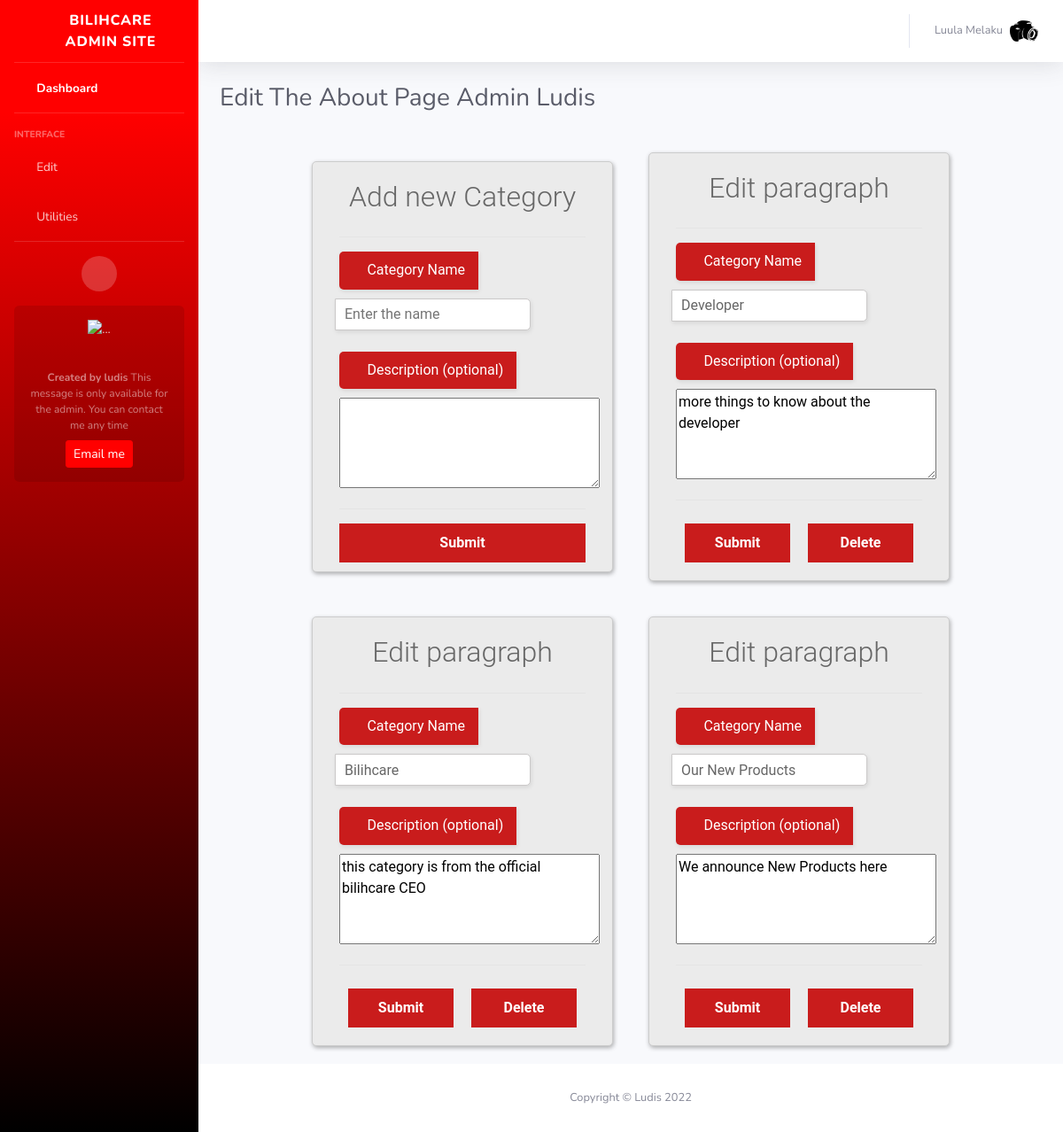
The page /admin-page/blog/category (signed in) on the database its author committed.
### repair/models.py (models this page shows, shortened)
class Webpack(models.Model):
    name = models.CharField(max_length=255,null=True,blank=True)
    icon = models.ImageField(null=True)
    email = models.EmailField(null=True,blank=True)
    tiktok = models.CharField(max_length=2555,null=True,blank=True)
    instagram = models.CharField(max_length=2555,null=True,blank=True)
    facebook = models.CharField(max_length=2555,null=True,blank=True)
    telegram = models.CharField(max_length=2555,null=True,blank=True)
    whatsup = models.CharField(max_length=2555,null=True,blank=True)
    youtube = models.CharField(max_length=2555,null=True,blank=True)
    twitter = models.CharField(max_length=2555,null=True,blank=True)
    address = models.CharField(max_length=255,null=True,blank=True)
    phone = models.CharField(max_length=255,null=True,blank=True)

class Profile(models.Model):
    user = models.OneToOneField(User,null=True,on_delete=models.CASCADE)
    phone = models.CharField(max_length=255,null=True,blank=True)
    profile_pic = models.ImageField(null=True,blank=True,upload_to="media/upload")
    is_manager = models.BooleanField(default=False)

class Category(models.Model):
    name = models.CharField(null=True,blank=True,max_length=255)
    disc = models.TextField(null=True,blank=True,max_length=300)
    date = models.DateTimeField(default=datetime.now(), blank=True)

### repair/views.py (the view, shortened to what this page needs)
# urls.py: path('admin-page/blog/category',views.cat_edit, name='cat_edit'),
@login_required(login_url='login')
def cat_edit(request):
    User = request.user
    web = Webpack.objects.get(id=1)
    ab = Category.objects.all()
    pp = Profile.objects.get(user=User.id)
    prob = Model.objects.all()
    context = {
        'web':web,
        'prob':prob,
        'User':User,
        'ab':ab,
        'pp':pp
    }
    return render(request,"admin-page/cat-edit.html",context)

### repair/templates/admin-page/cat-edit.html (shortened to what this page needs)
{% extends 'admin-page/base.html' %}
{% block main %}
 <div class="d-sm-flex align-items-center justify-content-between mb-4">
    <h1 class="h3 mb-0 text-gray-800">Edit The About Page Admin {{User.username}}</h1>
</div>
<div id="main-container">
  <div class="elts">
    <div class="main-block">
      <h1>Add new Category</h1>
      <form method="POST">
        <hr>
        <label id="icon" for="name"><i class="fas fa-pen"></i> Category Name</label>
        <input type="text" style="margin-top: 10px;" name="one" id="name" placeholder="Enter the name" required/><br><br>
        <label id="icon" for="name"><i class="fas fa-file"></i> Description (optional)</label>
        <textarea name="two" id="" style="margin-top: 10px;" cols="30" rows="4"></textarea>
        <hr>
        <div class="btn-block">
          <button type="submit" name="add">Submit</button>
        </div>
      </form>
    </div>
  </div>
  {% for a in ab %}
  <div class="elts">
    <div class="main-block">
      <h1>Edit paragraph
      </h1>
      <form method="POST">
        <hr>
        <label id="icon" for="name"><i class="fas fa-pen"></i> Category Name</label>
        <input type="text" style="margin-top: 10px;" name="one" value="{{a.name}}" id="name" placeholder="Enter the name" required/><br><br>
        <label id="icon" for="name"><i class="fas fa-file"></i> Description (optional)</label>
        <textarea name="two" id="" style="margin-top: 10px;" cols="30" rows="4">{{a.disc}}</textarea>
        <hr>
        <div class="btn-block" style="display: flex;">
          <button type="submit" style="margin: 10px;" name="edit">Submit</button>
          <button type="submit" style="margin: 10px;" name="delete">Delete</button>
        </div>
      </form>
    </div>
  </div>
  {% endfor %}
</div>
{% endblock %}

### repair/templates/admin-page/base.html (shortened to what this page needs)
<!DOCTYPE html>
<html lang="en">
<head>
    <link href="/static/admin-page/vendor/fontawesome-free/css/all.min.css" rel="stylesheet" type="text/css">
        <link rel="stylesheet" type="text/css" href="/static/css/css/loader.css">
    <link href="/static/admin-page/css/sb-admin-2.css" rel="stylesheet">
</head>
<body id="page-top">
    <div id="wrapper">
        <ul class="navbar-nav bg-gradient-primary sidebar sidebar-dark accordion" id="accordionSidebar">
            <a class="sidebar-brand d-flex align-items-center justify-content-center" href="{%url 'repair:admin'%}">
                <div class="sidebar-brand-icon rotate-n-15">
                    <i class="fas fa-laugh-wink"></i>
                </div>
                <div class="sidebar-brand-text mx-3">{{web.name}} Admin site</div>
            </a>
            <hr class="sidebar-divider my-0">
            <li class="nav-item active">
                <a class="nav-link" href="{%url 'repair:admin'%}">
                    <i class="fas fa-fw fa-tachometer-alt"></i>
                    <span>Dashboard</span></a>
            </li>
            <hr class="sidebar-divider">
            <div class="sidebar-heading">
                Interface
            </div>
            <li class="nav-item">
                <a class="nav-link collapsed" href="#" data-toggle="collapse" data-target="#collapseTwo"
                    aria-expanded="true" aria-controls="collapseTwo">
                    <i class="fas fa-fw fa-cog"></i>
                    <span>Edit</span>
                </a>
            </li>
            <li class="nav-item">
                <a class="nav-link collapsed" href="#" data-toggle="collapse" data-target="#collapseUtilities"
                    aria-expanded="true" aria-controls="collapseUtilities">
                    <i class="fas fa-fw fa-wrench"></i>
                    <span>Utilities</span>
                </a>
            </li>
            <hr class="sidebar-divider d-none d-md-block">
            <div class="text-center d-none d-md-inline">
                <button class="rounded-circle border-0" id="sidebarToggle"></button>
            </div>
            <div class="sidebar-card d-none d-lg-flex">
                <img class="sidebar-card-illustration mb-2" src="/static/admin-page/img/undraw_rocket.svg" alt="...">
                <p class="text-center mb-2"><strong>Created by ludis</strong> This message is only available for the admin. You can contact me any time</p>
                <a class="btn btn-success btn-sm" href="mailto:leulsegedmelaku1020@gmail.com">Email me</a>
            </div>
        </ul>
        <div id="content-wrapper" class="d-flex flex-column">
            <div id="content">
                <nav class="navbar navbar-expand navbar-light bg-white topbar mb-4 static-top shadow">
                    <ul class="navbar-nav ml-auto">
                        <li class="nav-item dropdown no-arrow">
                            <a class="nav-link dropdown-toggle" href="#" id="userDropdown" role="button"
                                data-toggle="dropdown" aria-haspopup="true" aria-expanded="false">
                                <span class="mr-2 d-none d-lg-inline text-gray-600 small">
                                    {% if User.first_name %}
                                    {{User.first_name}} {{User.last_name}}
                                    {% else %}
                                    {{User.username}}
                                    {% endif %}
                                </span>
                                {% if pp.profile_pic %}
                                <img class="img-profile rounded-circle"
                                    src="{{pp.profile_pic.url}}">
                                {% else %}
                                <img src="/static/images/undraw_pic_profile_re_7g2h.svg" class="img-profile rounded-circle">
                                {% endif %}
                            </a>
                        </li>
                    </ul>
                </nav>
                <div class="container-fluid">
{% block main %}
{% endblock %}
                </div>
            </div>
            <footer class="sticky-footer bg-white">
                <div class="container my-auto">
                    <div class="copyright text-center my-auto">
                        <span>Copyright &copy; Ludis 2022</span>
                    </div>
                </div>
            </footer>
        </div>
    </div>
</body>
</html>

### repair/templates/admin-page/base.html (style rules this page uses)
.main-block div,.main-block h1,.main-block form,.main-block input,.main-block p { padding: 0; margin: 0; outline: none; font-family: Roboto, Arial, sans-serif; font-size: 16px; color: #666; }
.main-block input,#main-block textarea { padding: 10px; border-radius: 10px; margin-top: 10px; border: 1px solid red; max-width: 250px; }
.main-block h1 { padding: 10px 0; font-size: 32px; font-weight: 300; text-align: center; }
.main-block hr { color: #a9a9a9; opacity: 0.3; }
.main-block { max-width: 340px; min-height: 460px; padding: 10px 0; margin: auto; border-radius: 5px; border: solid 1px #ccc; box-shadow: 1px 2px 5px rgba(0,0,0,.31); background: #ebebeb; }
.main-block form { margin: 0 30px; }
.main-block label#icon { margin: 0; border-radius: 5px 0 0 5px; }
input[type=text], input[type=password] { width: calc(100% - 57px); height: 36px; margin: 13px 0 0 -5px; padding-left: 10px; border-radius: 0 5px 5px 0; border: solid 1px #cbc9c9; box-shadow: 1px 2px 5px rgba(0,0,0,.09); background: #fff; }
.main-block #icon { display: inline-block; padding: 9.3px 15px; box-shadow: 1px 2px 5px rgba(0,0,0,.09); background: #c91c1c; color: #fff; text-align: center; }
.main-block .btn-block { margin-top: 10px; text-align: center; }
button { width: 100%; padding: 10px 0; margin: 10px auto; border-radius: 5px; border: none; background: #c91c1c; font-size: 14px; font-weight: 600; color: #fff; }
#main-container { display: flex; justify-content: center; align-items: center; flex-wrap: wrap; }
#main-container .elts { margin: 20px; }

### rows shown on the page
Webpack: name "BILIHCARE"
Profile: profile_pic (picture)
Category: one "Developer", two "more things to know about the developer"
Category: one "Bilihcare", two "this category is from the official bilihcare CEO"
Category: one "Our New Products", two "We announce New Products here"

### other values the page prints
{{ User.first_name }} "Luula"
{{ User.last_name }} "Melaku"
{{ User.username }} "Ludis"
